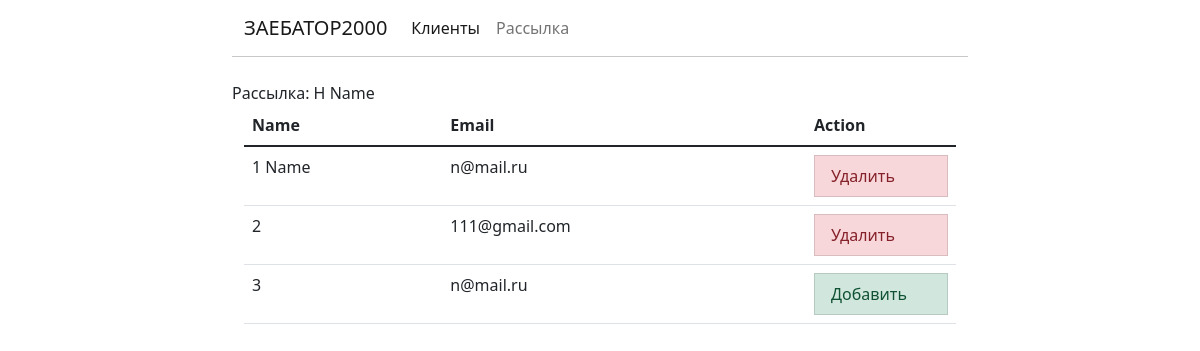
Screenshot of /mailings/add-clients/1 with the database file from the repository.
### mails/models.py (models this page shows, shortened)
class Mailing(models.Model):
  name = models.CharField(max_length=200)

class Client(models.Model):
  name = models.CharField(max_length=200)
  email = models.EmailField(max_length=500)

### mails/views.py (the view)
# urls.py: path('mailings/add-clients/<int:pk>',views.MailingAddClients, name='mailing-add-clients'),
def MailingAddClients(request, pk):
  clients_to_mailing = {}
  for client in ClientsToMailing.objects.all().filter(mailing=pk):
    clients_to_mailing[client.client] = client.mailing
  clients = []
  for client in Client.objects.all():
    if clients_to_mailing.get(client.id):
      is_add = True
    else:
      is_add = False
    clients.append({ 'id': client.id, 'name': client.name, 'email': client.email, 'is_add': is_add})
  context = {
      'mailing': Mailing.objects.get(id=pk),
      'client_list': clients,
  }
  return render(request, 'mails/mailing_add_client_list.html', context)

### mails/templates/mails/mailing_add_client_list.html
{% extends 'base.html' %}
{% load crispy_forms_tags %}
{% block content %}
<div class="list-group">
  Рассылка: {{mailing.name}}
  <div class="container">
    <div class="row">
      <div class="col-12">
        <table class="table table-hover">
          <thead>
            <tr>
              <th scope="col">Name</th>
              <th scope="col">Email</th>
              <th scope="col" width=150>Action</th>
            </tr>
          </thead>
          <tbody class="table-group-divider">
            {% for client in client_list %}
            <tr>
              <td>{{client.name}}</td>
              <td>{{client.email}}</td>
              <td>
                {% if client.is_add %}
                <a href="{% url 'mailing-del-client' mailing.id client.id %}"
                  class="list-group-item list-group-item-action list-group-item-danger" aria-current="true">
                  Удалить
                </a>
                {% else %}
                <a href="{% url 'mailing-add-client' mailing.id client.id %}" class="list-group-item list-group-item-action list-group-item-success
                        aria-current=" true">
                  Добавить
                </a>
                {% endif %}
              </td>
            </tr>
            {%endfor%}
          </tbody>
        </table>
      </div>
    </div>
  </div>
</div>
{% endblock %}

### rows the page displays
Mailing: name "H Name"
Client: name "1 Name", email "n@mail.ru"
Client: email "111@gmail.com"
Client: email "n@mail.ru"

### other values shown
{{ client.name }} "2" "3"
